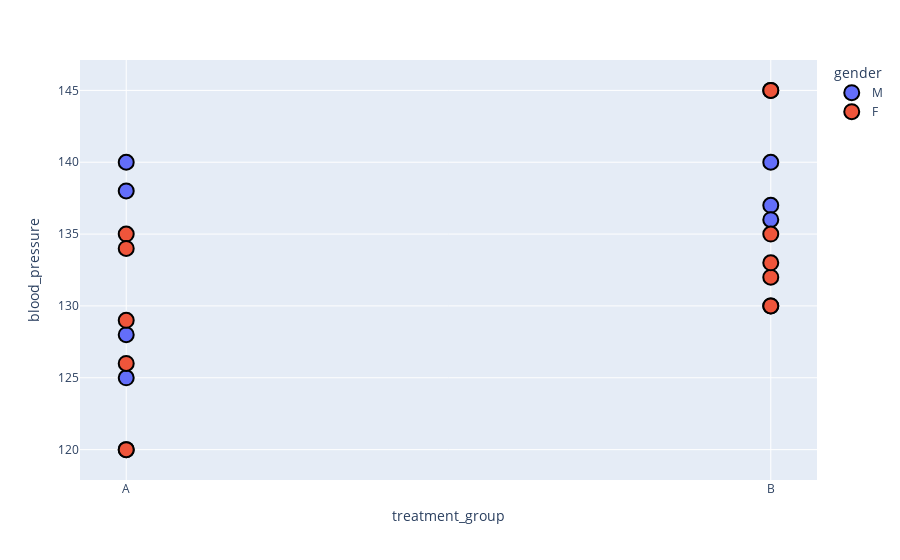

The notebook cell saved with this chart:
### Code cell
# Plotting with edge color
fig = px.scatter(
    df,
    x='treatment_group',
    y='blood_pressure',
    color='gender',  # Assign color to samples
)

# Update marker properties to include edge color
fig.update_traces(marker=dict(
    size=15,              # Marker size
    line=dict(color='black', width=2)  # Edge color and width
))

# Show the plot
fig.show()

### Figure 1 — Plotly figure (JSON) as saved in the notebook; plotly's stock layout.template omitted (floating-point values rounded to 4 significant figures)
{"data": [{"hovertemplate": "gender=M<br>treatment_group=%{x}<br>blood_pressure=%{y}<extra></extra>", "legendgroup": "M", "marker": {"color": "#636efa", "line": {"color": "black", "width": 2}, "size": 15, "symbol": "circle"}, "mode": "markers", "name": "M", "orientation": "v", "showlegend": true, "type": "scatter", "x": ["A", "A", "A", "A", "A", "B", "B", "B", "B", "B"], "xaxis": "x", "y": [120, 140, 125, 128, 138, 140, 137, 145, 130, 136], "yaxis": "y"}, {"hovertemplate": "gender=F<br>treatment_group=%{x}<br>blood_pressure=%{y}<extra></extra>", "legendgroup": "F", "marker": {"color": "#EF553B", "line": {"color": "black", "width": 2}, "size": 15, "symbol": "circle"}, "mode": "markers", "name": "F", "orientation": "v", "showlegend": true, "type": "scatter", "x": ["B", "B", "B", "B", "B", "A", "A", "A", "A", "A"], "xaxis": "x", "y": [130, 135, 132, 145, 133, 126, 135, 129, 120, 134], "yaxis": "y"}], "layout": {"autosize": true, "legend": {"title": {"text": "gender"}, "tracegroupgap": 0}, "margin": {"t": 60}, "xaxis": {"anchor": "y", "autorange": true, "domain": [0, 1], "range": [-0.07614, 1.076], "title": {"text": "treatment_group"}, "type": "category"}, "yaxis": {"anchor": "x", "autorange": true, "domain": [0, 1], "range": [117.2, 147.8], "title": {"text": "blood_pressure"}, "type": "linear"}}}
